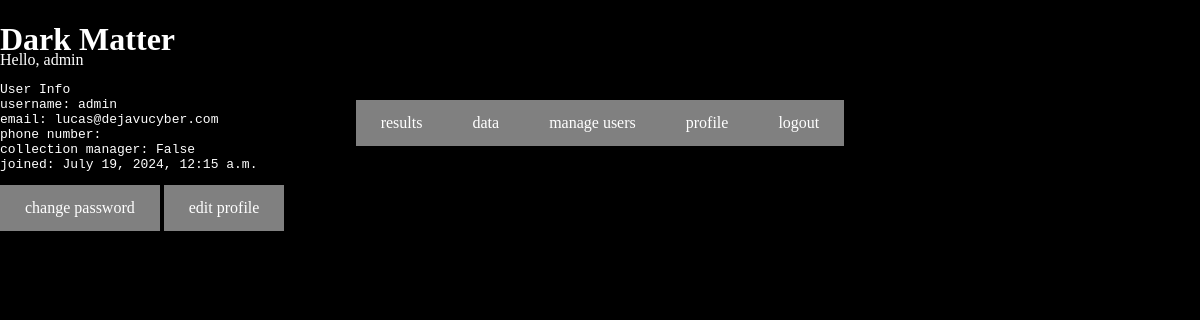
/dashboard/ (signed in), run on an earlier commit of the app's database.
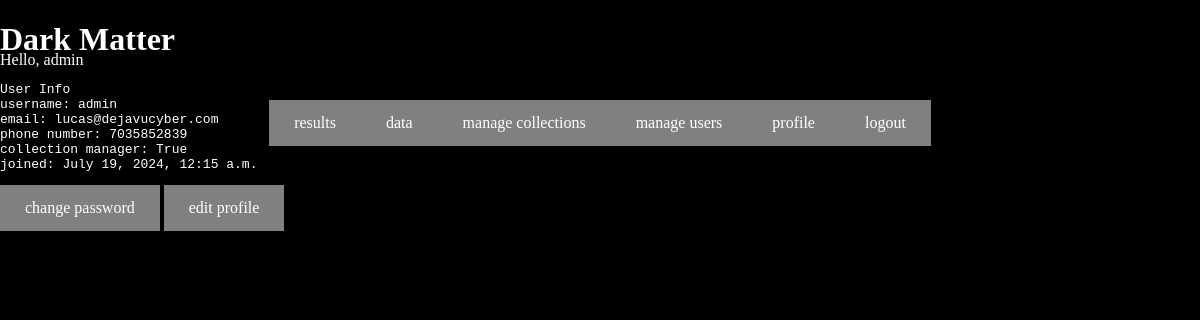
And on a later commit of the database.
### users/models.py (models this page shows)
class User(AbstractUser):
    phone_number = models.CharField(max_length=20)
    collection_manager = models.BooleanField(default=False)

### users/views.py (the view)
# urls.py: re_path(r"^dashboard/", dashboard, name="dashboard"),
@login_required(login_url="accounts/login")
def dashboard(request):
    if request.user is AnonymousUser:
        return render(request, "registration/login.html")
    else:
        return render(request, "users/dashboard.html")

### users/templates/users/dashboard.html (shortened to what this page needs)
<!DOCTYPE html>
<html lang="en">
{% extends 'base.html' %}
{% block profile %}
<div style="z-index:100; position: fixed;">
Hello, {{ user.username|default:'Guest' }}
<pre>User Info
username: {{user.username}}
email: {{user.email}}
phone number: {{user.phone_number}}
collection manager: {{user.collection_manager}}
joined: {{user.date_joined}}
</pre>
<a href="{% url 'password_change' %}">change password</a>
<a href="{% url 'update user' %}">edit profile</a>
</div>
{% endblock %}

What changed in the data, as far as the page shows it:
changed User "admin": phone_number (not shown) → "7035852839"; collection_manager "False" → "True"
Also different on the page:
text now shown: "manage collections"
